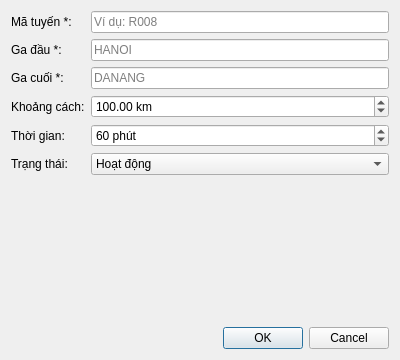
<?xml version="1.0" encoding="utf-8"?>
<ui version="4.0">
 <class>RouteDialog</class>
 <widget class="QDialog" name="RouteDialog">
  <property name="geometry">
   <rect>
    <x>0</x>
    <y>0</y>
    <width>400</width>
    <height>360</height>
   </rect>
  </property>
  <layout class="QVBoxLayout">
   <item>
    <layout class="QFormLayout">
     <item row="0" column="0">
      <widget class="QLabel" name="label0">
       <property name="text">
        <string>Mã tuyến *:</string>
       </property>
      </widget>
     </item>
     <item row="0" column="1">
      <widget class="QLineEdit" name="leId">
       <property name="placeholderText">
        <string>Ví dụ: R008</string>
       </property>
      </widget>
     </item>
     <item row="1" column="0">
      <widget class="QLabel" name="label1">
       <property name="text">
        <string>Ga đầu *:</string>
       </property>
      </widget>
     </item>
     <item row="1" column="1">
      <widget class="QLineEdit" name="leFrom">
       <property name="placeholderText">
        <string>HANOI</string>
       </property>
      </widget>
     </item>
     <item row="2" column="0">
      <widget class="QLabel" name="label2">
       <property name="text">
        <string>Ga cuối *:</string>
       </property>
      </widget>
     </item>
     <item row="2" column="1">
      <widget class="QLineEdit" name="leTo">
       <property name="placeholderText">
        <string>DANANG</string>
       </property>
      </widget>
     </item>
     <item row="3" column="0">
      <widget class="QLabel" name="label3">
       <property name="text">
        <string>Khoảng cách:</string>
       </property>
      </widget>
     </item>
     <item row="3" column="1">
      <widget class="QDoubleSpinBox" name="dsbDist">
       <property name="minimum">
        <double>0.100000</double>
       </property>
       <property name="maximum">
        <double>9999.000000</double>
       </property>
       <property name="value">
        <double>100.000000</double>
       </property>
       <property name="suffix">
        <string> km</string>
       </property>
      </widget>
     </item>
     <item row="4" column="0">
      <widget class="QLabel" name="label4">
       <property name="text">
        <string>Thời gian:</string>
       </property>
      </widget>
     </item>
     <item row="4" column="1">
      <widget class="QSpinBox" name="sbTime">
       <property name="minimum">
        <number>1</number>
       </property>
       <property name="maximum">
        <number>9999</number>
       </property>
       <property name="value">
        <number>60</number>
       </property>
       <property name="suffix">
        <string> phút</string>
       </property>
      </widget>
     </item>
     <item row="5" column="0">
      <widget class="QLabel" name="label5">
       <property name="text">
        <string>Trạng thái:</string>
       </property>
      </widget>
     </item>
     <item row="5" column="1">
      <widget class="QComboBox" name="cbStatus">
       <item>
        <property name="text">
         <string>Hoạt động</string>
        </property>
       </item>
       <item>
        <property name="text">
         <string>Tạm ngưng</string>
        </property>
       </item>
      </widget>
     </item>
    </layout>
   </item>
   <item>
    <widget class="QDialogButtonBox" name="buttonBox">
     <property name="standardButtons">
      <set>QDialogButtonBox::Cancel|QDialogButtonBox::Ok</set>
     </property>
    </widget>
   </item>
  </layout>
 </widget>
 <resources />
 <connections>
  <connection>
   <sender>buttonBox</sender>
   <signal>accepted()</signal>
   <receiver>RouteDialog</receiver>
   <slot>accept()</slot>
  </connection>
  <connection>
   <sender>buttonBox</sender>
   <signal>rejected()</signal>
   <receiver>RouteDialog</receiver>
   <slot>reject()</slot>
  </connection>
 </connections>
</ui>
